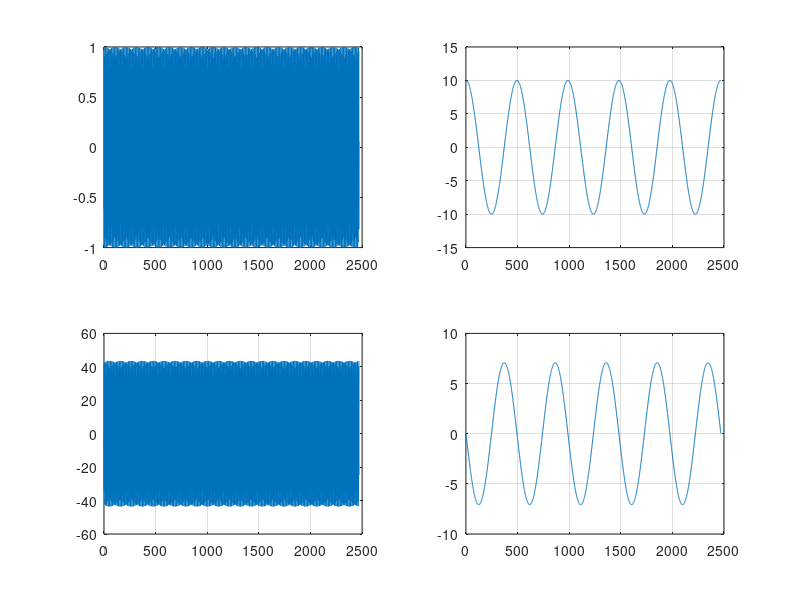

Source code (MATLAB):
% =========================================================================
% This is FEM Matlab code for dynamic analysis by direction intergration:
% (1) Newmark method,an extension of the linear acceleration method;
% (2) According to 9.1.1 section of Hughes linear FEM, One-step Algorithms;  
% -------------------------------------------------------------------------
% By Jia Luo, 2023 May. 5th.
% =========================================================================
clear all; clc;

% Setup the Newmark parameters
% Central difference: beta = 0, gamma = 0.5
% Trapezoidal: beta = 0.25, gamma = 0.5
% Damped Newmark: beta = 0.3025, gamma = 0.6

beta = 0;
gamma = 0.5;

% beta = 0.25;
% gamma = 0.5;

%beta = 0.3025;
%gamma = 0.6;

m1 = 1;
m2 = 2;

k1 = 1.0e4;
k2 = 1.0;

M = [m1, 0.0; 0.0, m2];
K = [(k1 + k2), -k2; -k2, k2];

d0 = [ 1 ; 10];
v0 = [ 0 ; 0];

lambda = eig(K, M);
omega = sqrt(lambda);

T1 = 2 * pi / omega(1);
T2 = 2 * pi / omega(2);

%dt = T1 / 20;
%dt = T2 / pi ;
dt = 0.018
T_period = 5 * T1;

N = ceil(T_period / dt);

%initial acceleration

a0 = M \ (-K * d0);

% allocate solutions
a = zeros(2, N+1);
v = a;
d = a;

a(:,1) = a0;
v(:,1) = v0;
d(:,1) = d0;
% LEFT, effecive mass matrix; 
LEFT = M + beta * dt * dt * K;

for n = 2 : N + 1
    % Predictors, (9.1.7),(9.1.8) of linear FEM book;
    d_tilde = d(:,n-1) + dt * v(:,n-1) + 0.5 * dt * dt * (1 - 2 * beta) * a(:,n-1);
    v_tilde = v(:,n-1) + (1 - gamma) * dt * a(:,n-1);

    % RIGHT, effecive load at time tn;
    RIGHT = - K * d_tilde;
    % LDL decomposition;
    a(:,n) = LEFT \ RIGHT;

    % Correctors, (9.1.9),(9.1.10) of linear FEM book;

    d(:,n) = d_tilde + beta * dt * dt * a(:,n);
    v(:,n) = v_tilde + gamma * dt * a(:,n);
end

% Postprocessing: Visualization

t = 1 : 1 : N;

subplot(2,2,1), plot(t, d(1,1:N)); grid on;
subplot(2,2,2), plot(t, d(2,1:N)); grid on;
subplot(2,2,3), plot(t, v(1,1:N)); grid on;
subplot(2,2,4), plot(t, v(2,1:N)); grid on;


%END